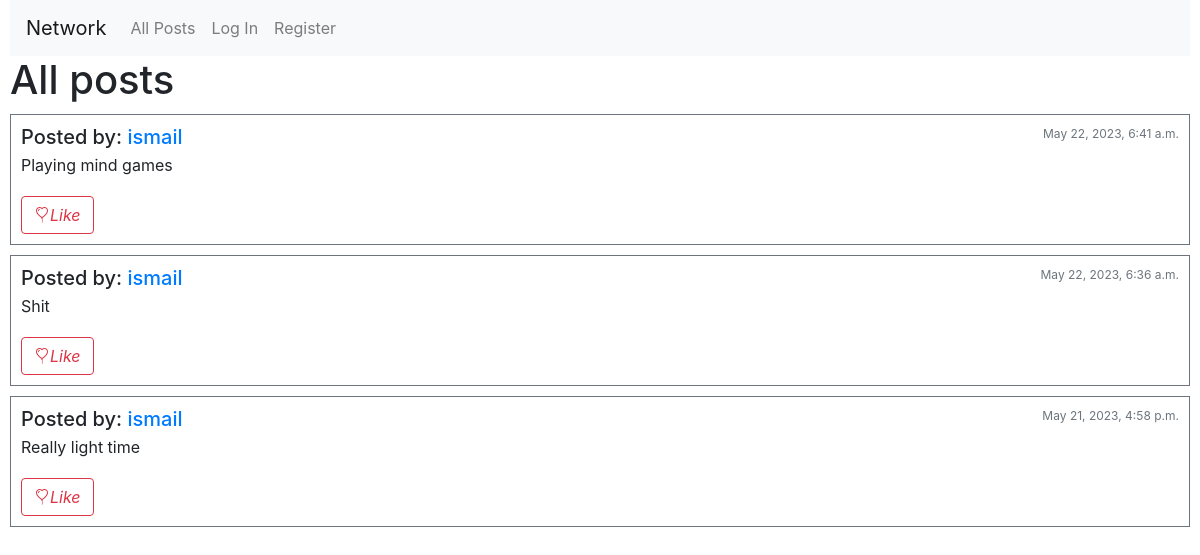
Before: / with the older database file.
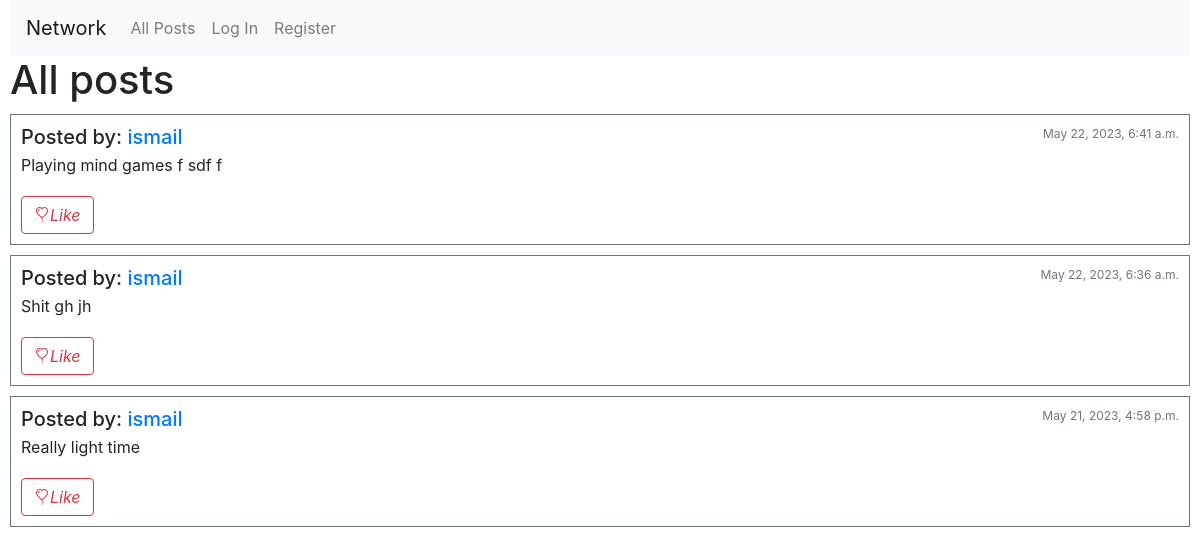
After: the same page with the newer database file.
### network/models.py (models this page shows, shortened)
class Post(models.Model):
    owner = models.ForeignKey(User, related_name = "owner", on_delete=models.CASCADE)
    text = models.TextField()
    timestamp = models.DateTimeField(auto_now_add=True)

class User(AbstractUser):
    following = models.ManyToManyField(
    "self", blank=True, related_name="followers", symmetrical=False
    )

### network/views.py (the view)
# urls.py: path("", views.index, name="index"),
def index(request):
    posts = Post.objects.all().order_by("-timestamp")
    paginator = Paginator(posts, 10)
    page_number = request.GET.get("page")
    page_obj = paginator.get_page(page_number)
    context = {"posts": page_obj}
    return render(request, "network/index.html", context)

### network/templates/network/index.html (shortened to what this page needs)
{% extends "network/layout.html" %}
{% block body %}
<h1>All posts</h1>
{% for post in posts %}
<div class="border border-secondary post">
  <div class="list-group" id = "{{post.id}}">
      <div class="d-flex w-100 justify-content-between">
        <h5 class="mb-1">Posted by: <a href = "{% url 'core:profile' post.owner%}">{{post.owner}}</a></h5>
        <small class="text-muted">{{post.timestamp}}</small>
      </div>
      <p class="mb-1" id = "post-text">{{post.text}}</p>
    <span class = "d-flex"><button type="button" class="btn btn-outline-danger" id ="like"><i  class="bi bi-balloon-heart">Like</i></button></span>
    </div>
</div>
{% endfor %}
{% endblock %}

Changed rows visible on the page:
changed Post: text "Playing mind games" → "Playing mind games f sdf f"
changed Post: text "Shit" → "Shit gh jh"
